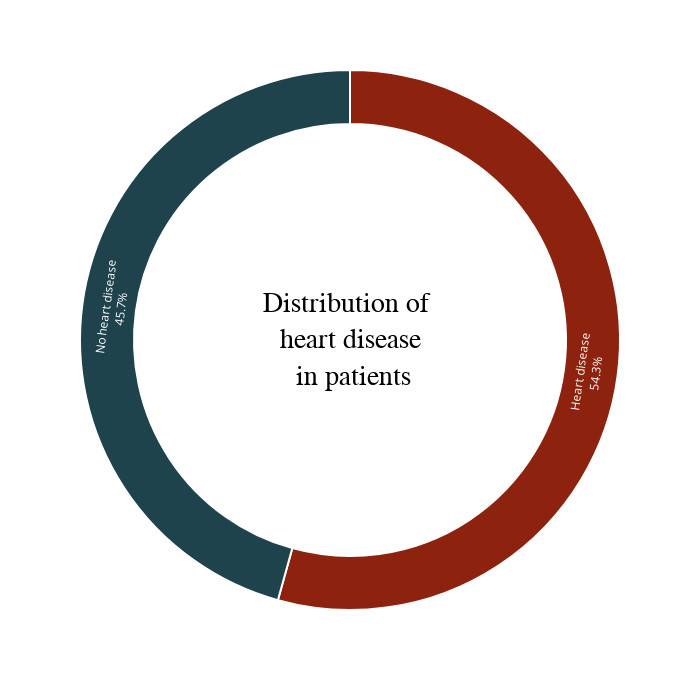

Notebook source saved alongside this figure:
### Markdown cell above
**Number of males and females in the dataset**

### Code cell
reoutput = {0: 'No heart disease', 1: 'Heart disease'}
df_hrt['output'] = df_hrt['output'].map(reoutput)

fig = px.pie(df_hrt['output'].value_counts().reset_index(), values = 'output', names = 'index', width = 700, height = 700)
fig.update_traces(textposition = 'inside', 
                  textinfo = 'percent + label', 
                  hole = 0.8, 
                  marker = dict(colors = ['#8d230f','#1e434c'], line = dict(color = 'white', width = 2)))

fig.update_layout(annotations = [dict(text = 'Distribution of <br> heart disease <br> in patients', 
                                      x = 0.5, y = 0.5, font_size = 28, showarrow = False, 
                                      font_family = 'monospace',
                                      font_color = 'black')],
                  showlegend = False)
                  
fig.show()

### Figure 1 — Plotly figure (JSON) as saved in the notebook; plotly's stock layout.template omitted (floating-point values rounded to 4 significant figures)
{"data": [{"domain": {"x": [0, 1], "y": [0, 1]}, "hole": 0.8, "hovertemplate": "index=%{label}<br>output=%{value}<extra></extra>", "labels": ["Heart disease", "No heart disease"], "legendgroup": "", "marker": {"colors": ["#8d230f", "#1e434c"], "line": {"color": "white", "width": 2}}, "name": "", "showlegend": true, "textinfo": "percent+label", "textposition": "inside", "type": "pie", "values": [164, 138]}], "layout": {"annotations": [{"font": {"color": "black", "family": "monospace", "size": 28}, "showarrow": false, "text": "Distribution of <br> heart disease <br> in patients", "x": 0.5, "y": 0.5}], "height": 700, "legend": {"tracegroupgap": 0}, "margin": {"t": 60}, "showlegend": false, "width": 700}}
